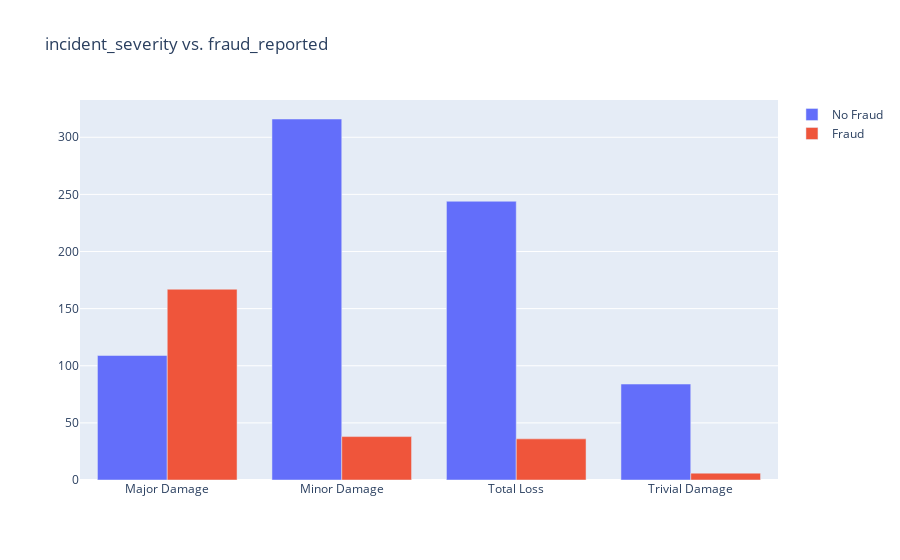

Source (notebook cell):
### Code cell
vis_data(df, 'incident_severity')

### Figure 1 — Plotly figure (JSON) as saved in the notebook; plotly's stock layout.template omitted (floating-point values rounded to 4 significant figures)
{"data": [{"name": "No Fraud", "type": "bar", "x": ["Major Damage", "Minor Damage", "Total Loss", "Trivial Damage"], "y": [109, 316, 244, 84]}, {"name": "Fraud", "type": "bar", "x": ["Major Damage", "Minor Damage", "Total Loss", "Trivial Damage"], "y": [167, 38, 36, 6]}], "layout": {"barmode": "group", "title": {"text": "incident_severity vs. fraud_reported"}}}
